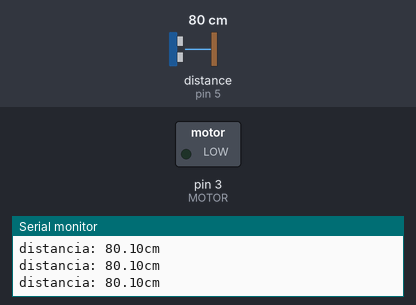
A sketch run on a simulated Arduino Uno, built with avr-gcc and run on an emulated ATmega328P. Shown: switched loads named in the sketch (green lamp = pin HIGH), the last lines printed to the serial monitor. Wiring (inferred from the names in the program): ultrasonic range finder: trigger pin 6; echo pin 5. The inputs (shaded band) are chosen by the test bench; at power-on: distance to the obstacle (sensor on pin 5) 80 cm. The echo pulse lasts 58.3 µs per cm; pins used as bus, display or sensor lines are not drawn.

Above: at 1.2 s.
1.3 s: distance to the obstacle (sensor on pin 5) set to 9 cm
At 2.3 s:
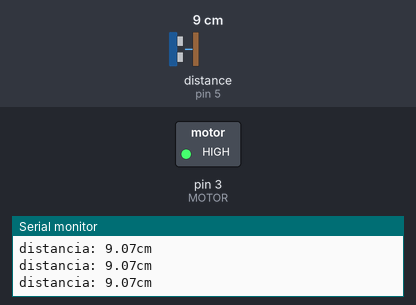
2.8 s: distance to the obstacle (sensor on pin 5) set to 6 cm
At 3.5 s:
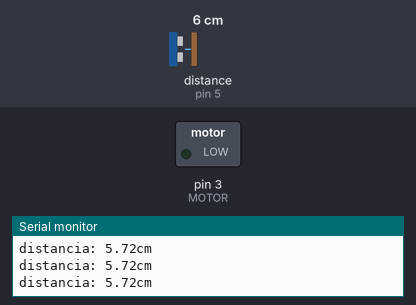
Timing chart, 0 to 5.8 s (numbered marks = the images above; inputs shaded):
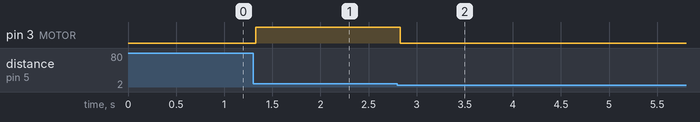

The sketch:

siriusCode.ino
```cpp
/* definição das portas e do tamanho do focinho */
#define TRIGGER 6
#define ECHO 5
#define MOTOR 3
#define FOCINHO 10

/* declaração da variavel utilizada no codigo*/

float dist;

/* seção para configurar inicialmente o arduino*/

void setup()
{
  /* comando para o uso do monitor serial */
  Serial.begin(9600);
  /* portas que estao os sensores e motores e se sao de saida ou entrada*/

  pinMode(MOTOR, OUTPUT);
  pinMode(TRIGGER, OUTPUT);
  pinMode(ECHO, INPUT);
}

/* seção para dar as instruções que ficarão em loop infinito*/

void loop()
{
/* emissão da onda sonora e recepção*/
  digitalWrite(TRIGGER, HIGH);
  delayMicroseconds(10);
  digitalWrite(TRIGGER, LOW);
  dist = pulseIn(ECHO, HIGH);

 /*transformando o valor recebido em cm*/
  dist = dist / 58;

/* comando para acompanhar os valores no monitor serial */
  Serial.print("distancia: ");
  Serial.print(dist);
  Serial.println("cm");

 /* se a distancia corresponder ao intervalo desejado, o motor eh ligado */

  if(dist > 8 && dist < FOCINHO + 20){
    digitalWrite(MOTOR, HIGH);
  	}else{
    digitalWrite(MOTOR, LOW);
	}
}
```

Measured:
- the behaviour switches between 8 and 7 cm on distance to the obstacle (sensor on pin 5) (found by bisection; images 1 and 2)
- after the input at 1.3 s, pin 3 (MOTOR): LOW → HIGH at once
- after the input at 2.8 s, pin 3 (MOTOR): HIGH → LOW at once
